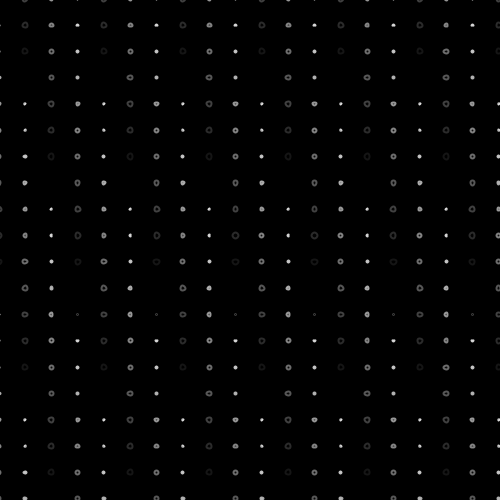
Frame 1 (no input)
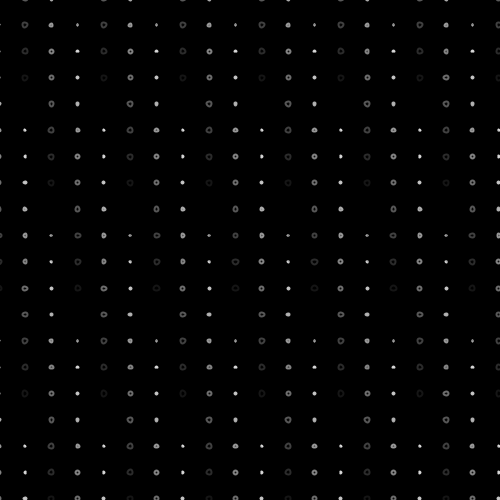
Frame 60 (the mouse pressed at the canvas centre just before this capture)
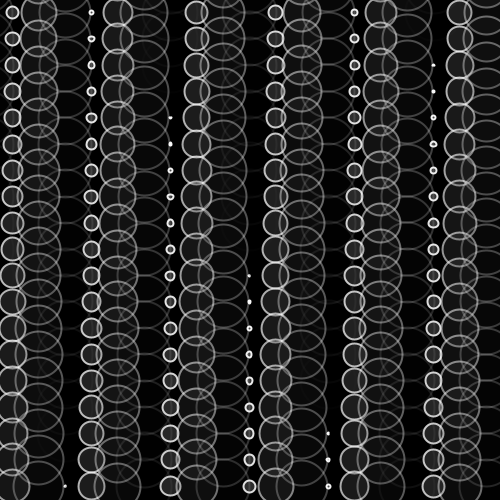
Frame 120 (the mouse held since frame 60 and released just before this capture)

The Processing sketch that drew these frames (run headless with seeded random() and noise(); from frame 60 on, the mouse is pressed at the canvas centre):

// Processing sketch: processing_154031
// ── processing_154031.pde

/*
 * Creative Coding
 * Week 2, 06 - Moving Patterns 2
 * by Indae Hwang and Jon McCormack
 * Copyright (c) 2014 Monash University
 *
 * Similar to the previous sketch, this sketch draws a grid of oscillating circles. Each circle has a "lifetime"
 * over which it grows and changes intensity and opacity. At the end of each lifetime the circle begins again.
 * Pressing the left and right arrow keys changes the lifetime of all the circles globally.
 * 
 */

// variable used to store the current frame rate value
int frame_rate_value;

void setup() {

  // make the display window the full size of the screen
  size(500, 500);

  frame_rate_value = 12;
  rectMode(CENTER);
  background(0);
}


void draw() {

  background(0);
  frame_rate_value = floor(map(mouseX, 0, 500, 12, 120));
  
  float circleScale = map(mouseY, 0, 500, 0.1, 2);
  int num = 20;
  int margin = 0;
  float gutter = 0; //distance between each cell
  float cellsize = ( width - (2 * margin) - gutter * (num - 1) ) / (num - 1);

  int circleNumber = 0; // counter
  for (int i=0; i<num; i++) {
    for (int j=0; j<num; j++) {
      circleNumber = (i * num) + j; // different way to calculate the circle number from w2_04

      float tx = margin + cellsize * i + gutter * i;
      float ty = margin + cellsize * j + gutter * j;

      movingCircle(tx, ty, cellsize * circleScale, circleNumber);
    }
  }
} //end of draw 


void movingCircle(float x, float y, float size, int offset) {

  float circlePeriod = (float)frame_rate_value;
  float circleAge = (float)((frameCount + offset) % (int)circlePeriod) / circlePeriod;

  float circleSize = size * 2.0 * sin(circleAge * HALF_PI);

  strokeWeight(2);
  stroke(255, lerp(255, 0, circleAge));
  fill(lerp(128, 0, circleAge), lerp(120, 0, circleAge));
  ellipse(x-size/2, y-size/2, circleSize, circleSize);
}


/*
 * keyReleased function
 *
 * called automatically by Processing when a keyboard key is released
 */
void keyReleased() {

  // right arrow -- increase frame_rate_value
  if (keyCode == RIGHT && frame_rate_value < 120) {
    frame_rate_value++;
  }

  // left arrow -- decrease frame_rate_value
  if ( keyCode == LEFT && frame_rate_value > 2) {
    frame_rate_value--;
  }

  // print the current value on the screen
  println("Current frame Rate is: " + frame_rate_value);
}
